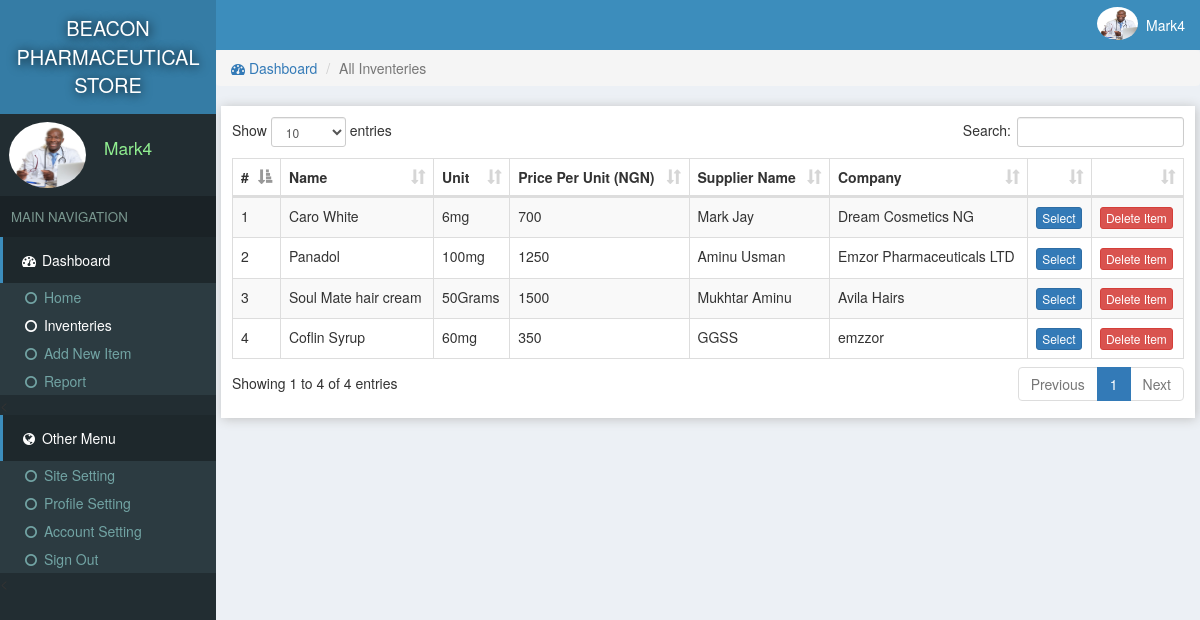
The page /medical/inventeries.php (signed in) on the database its author committed.
### tables this page shows
CREATE TABLE `site` (
  `id` int(11) NOT NULL,
  `title` varchar(222) NOT NULL,
  `name` varchar(222) NOT NULL
);

CREATE TABLE `users` (
  `id` int(11) NOT NULL,
  `email` varchar(222) NOT NULL,
  `password` varchar(222) NOT NULL,
  `name` varchar(222) NOT NULL,
  `pic` varchar(222) NOT NULL,
  `number` varchar(222) NOT NULL,
  `date` timestamp NOT NULL DEFAULT CURRENT_TIMESTAMP
);

CREATE TABLE `inventeries` (
  `id` int(11) NOT NULL,
  `catId` int(11) NOT NULL,
  `supplier` varchar(222) NOT NULL,
  `name` text NOT NULL,
  `unit` text NOT NULL,
  `price` text NOT NULL,
  `pic` text NOT NULL,
  `description` text NOT NULL,
  `company` varchar(111) NOT NULL,
  `date` timestamp NOT NULL DEFAULT CURRENT_TIMESTAMP
);

### medical/assets/function.php (called while the page is built, shortened)
<?php
function siteName()
{
	global $con;
	$array = $con->query("select * from site where id='1'");
	$row = $array->fetch_assoc();
	return $row['name'];
}
 ?>

### medical/assets/db.php (called while the page is built, shortened)
<?php
    $serverName = "localhost";
    $userName = "root";
    $password = "amedari4";
    $dbName = "medical";
    $con = mysqli_connect($serverName, $userName, $password, $dbName);
    $array = $con->query("select * from users where id ='$_SESSION[userId]'");
    $user = $array->fetch_assoc();
?>

### medical/inventeries.php (the view, shortened to what this page needs)
<?php require "assets/function.php" ?>
<?php require 'assets/db.php';?>
<!DOCTYPE html>
<html>
<head>
<link rel="stylesheet" href="js/datatables.net-bs/css/dataTables.bootstrap.min.css">
  <?php require "assets/autoloader.php" ?>
</head>
<body style="background: #ECF0F5;padding:0;margin:0">
<div class="dashboard" style="position: fixed;width: 18%;height: 100%;background:#222D32">
  <div style="background:#357CA5;padding: 14px 3px;color:white;font-size: 15pt;text-align: center;text-shadow: 1px 1px 11px black">
    <a href="index.php" style="color: white;text-decoration: none;"><?php echo strtoupper(siteName()); ?> </a>
  </div>
  <div class="flex" style="padding: 3px 7px;margin:5px 2px;">
    <div><img src="photo/<?php echo $user['pic'] ?>" class='img-circle' style='width: 77px;height: 66px'></div>
    <div style="color:lightgreen;font-size: 13pt;padding: 14px 7px;margin-left: 11px;"><?php echo ucfirst($user['name']); ?></div>
  </div>
  <div style="background: #1A2226;font-size: 10pt;padding: 11px;color: #79978F">MAIN NAVIGATION</div>
  <div>
    <div style="background:#1E282C;color: white;padding: 13px 17px;border-left: 3px solid #3C8DBC;"><span><i class="fa fa-dashboard fa-fw"></i> Dashboard</span></div>
    <div class="item">
      <ul class="nostyle zero">
        <a href="index.php"><li ><i class="fa fa-circle-o fa-fw"></i> Home</li></a>
        <a href="inventeries.php"><li style="color: white"><i class="fa fa-circle-o fa-fw"></i> Inventeries</li></a>
       <a href="addnew.php"><li><i class="fa fa-circle-o fa-fw"></i> Add New Item</li></a>
        <a href="reports.php"><li><i class="fa fa-circle-o fa-fw"></i> Report</li></a>
      </ul><
    </div>
  </div>
  <div style="background:#1E282C;color: white;padding: 13px 17px;border-left: 3px solid #3C8DBC;"><span><i class="fa fa-globe fa-fw"></i> Other Menu</span></div>
  <div class="item">
      <ul class="nostyle zero">
        <a href="sitesetting.php"><li><i class="fa fa-circle-o fa-fw"></i> Site Setting</li></a>
       <a href="profile.php"><li><i class="fa fa-circle-o fa-fw"></i> Profile Setting</li></a>
        <a href="accountSetting.php"><li><i class="fa fa-circle-o fa-fw"></i> Account Setting</li></a>
        <a href="logout.php"><li><i class="fa fa-circle-o fa-fw"></i> Sign Out</li></a>
      </ul><
    </div>
</div>
<div class="marginLeft" >
  <div style="color:white;background:#3C8DBC" >
    <div class="pull-right flex rightAccount" style="padding-right: 11px;padding: 7px;">
      <div><img src="photo/<?php echo $user['pic'] ?>" style='width: 41px;height: 33px;' class='img-circle'></div>
      <div style="padding: 8px"><?php echo ucfirst($user['name']) ?></div>
    </div>
  </div>
<?php
if (isset($_GET['catId']))
{
  $catId = $_GET['catId'];
  $array = $con->query("select * from categories where id='$catId'");
  $catArray =$array->fetch_assoc();
  $catName = $catArray['name'];
  $stockArray = $con->query("select * from inventeries where catId='$catArray[id]'");
}
else
{
  $catName = "All Inventeries";
  $stockArray = $con->query("select * from inventeries");
}
 ?>
  <div class="content">
   <ol class="breadcrumb ">
        <li><a href="index.php"><i class="fa fa-dashboard"></i> Dashboard</a></li>
        <li class="active"><?php echo $catName ?></li>
    </ol>
  <div class="tableBox" >
    <table id="dataTable" class="table table-bordered table-striped" style="z-index: -1">
      <thead>
        <th>#</th>
        <th>Name</th>
        <th>Unit</th>
        <th>Price Per Unit (NGN)</th>
        <th>Supplier Name</th>
        <th>Company</th>
        <th></th>
        <th></th>
      </thead>
     <tbody>
      <?php $i=0;
        while ($row = $stockArray->fetch_assoc())
        {
          $i=$i+1;
          $id = $row['id'];
        ?>
          <tr>
            <td><?php echo $i; ?></td>
            <td><?php echo $row['name']; ?></td>
            <td><?php echo $row['unit']; ?></td>
            <td><?php echo $row['price']; ?></td>
            <td><?php echo $row['supplier']; ?></td>
            <td><?php echo $row['company']; ?></td>
            <?php
            if (!empty($_SESSION['bill']))
            {
            foreach ($_SESSION['bill'] as $key => $value)
            {
              if (in_array($row['id'], $_SESSION['bill'][$key]))
              {
                echo "<td>Selected</td>";break;
              }
               else
               {
              ?>
            <td id='selection<?php echo $i; ?>'><button class="btn btn-primary btn-xs" onclick="addInBill('<?php echo $id ?>','<?php echo $i; ?>')">Select</button></td>
              <?php break;} } } else {?>
              <td id='selection<?php echo $i; ?>'><button class="btn btn-primary btn-xs" onclick="addInBill('<?php echo $id ?>','<?php echo $i; ?>')">Select</button></td>
              <?php } ?>
              <td colspan="center"><a href="delete.php?item=<?php echo $row['id'] ?>&url=<?php echo $_SERVER['QUERY_STRING'] ?>"><button class='btn btn-danger btn-xs'>Delete Item</button></a></td>
          </tr>
      <?php
        }
       ?>
     </tbody>
    </table>
  </div>
  </div>
</div>
</body>
</html>

### medical/assets/autoloader.php (shortened to what this page needs)
<link rel="stylesheet" type="text/css" href="css/bootstrap.min.css">
<link rel="stylesheet" type="text/css" href="font-awesome/css/font-awesome.min.css">

### rows shown on the page
site: name "BEACON PHARMACEUTICAL STORE"
users: pic (picture), name "Mark4"
inventeries: name "Caro White", unit "6mg", price "700", supplier "Mark Jay", company "Dream Cosmetics NG"
inventeries: name "Panadol", unit "100mg", price "1250", supplier "Aminu Usman", company "Emzor Pharmaceuticals LTD"
inventeries: name "Soul Mate hair cream", unit "50Grams", price "1500", supplier "Mukhtar Aminu", company "Avila Hairs"
inventeries: name "Coflin Syrup", unit "60mg", price "350", supplier "GGSS", company "emzzor"

### other values the page prints
$catName "All Inventeries"
